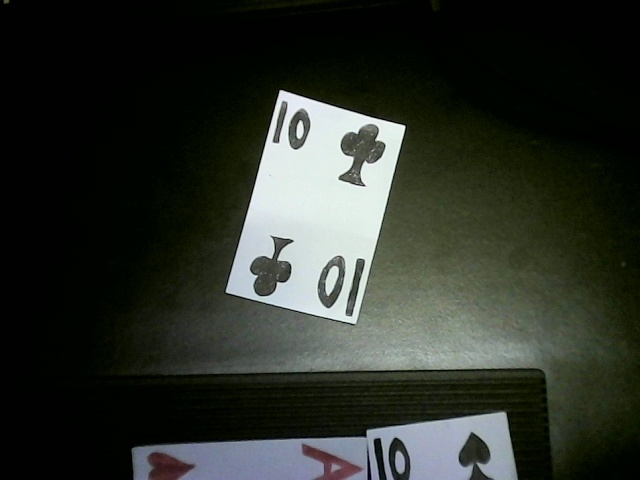
#> input picture dataset/debug_samples/carta_capturada.jpg, 640 x 480 px
$ python -i detect_player_cards_v2.py   (imports and definitions only)
#> lines starting #> are read from the running program, lines starting #| are printed output that depends on the picture; after the words box and inside, x2 and y2 are one past the last pixel; in counts of white or black regions, pixels touching at a corner belong together
#> further down, picture is the input picture: shape (480, 640, 3); mean B, G, R 41.6, 48.5, 44.3
"""Detector V2 para cartas individuales de jugadores."""

import cv2
import numpy as np

MIN_AREA = 3000
MIN_RATIO = 0.48
MAX_RATIO = 1.0


def ordenar(puntos):
    """Orden circular de cuatro puntos."""
    puntos = np.asarray(puntos, dtype=np.float32).reshape(4, 2)
    centro = puntos.mean(axis=0)

    angulos = np.arctan2(
        puntos[:, 1] - centro[1],
        puntos[:, 0] - centro[0]
    )

    puntos = puntos[np.argsort(angulos)]
    inicio = np.argmin(puntos.sum(axis=1))

    return np.roll(puntos, -int(inicio), axis=0)


def proporcion_vertices(puntos):
    """Calcula proporción usando los lados del cuadrilátero."""
    p = ordenar(puntos)

    lados = [
        np.linalg.norm(p[(i + 1) % 4] - p[i])
        for i in range(4)
    ]

    ancho = (lados[0] + lados[2]) / 2
    alto = (lados[1] + lados[3]) / 2

    if min(ancho, alto) <= 0:
        return 0

    return min(ancho, alto) / max(ancho, alto)


def candidatos(imagen, binaria):
    contornos, _ = cv2.findContours(
        binaria, cv2.RETR_EXTERNAL, cv2.CHAIN_APPROX_SIMPLE
    )

    encontrados = []

    for contorno in contornos:
        area = cv2.contourArea(contorno)

        if area < MIN_AREA:
            continue

        casco = cv2.convexHull(contorno)
        perimetro = cv2.arcLength(casco, True)

        aproximacion = cv2.approxPolyDP(
            casco, 0.02 * perimetro, True
        )

        if len(aproximacion) == 4:
            puntos = ordenar(aproximacion)
            metodo = "4 vertices"
        else:
            rect = cv2.minAreaRect(contorno)
            puntos = ordenar(cv2.boxPoints(rect))
            metodo = "rectangulo"

        proporcion = proporcion_vertices(puntos)

        if not MIN_RATIO <= proporcion <= MAX_RATIO:
            continue

        area_poligono = abs(cv2.contourArea(puntos))

        if area_poligono <= 0:
            continue

        relleno = area / area_poligono

        if relleno < 0.65:
            continue

        encontrados.append((puntos, metodo))

    return encontrados


def iou(a, b):
    a = ordenar(a)
    b = ordenar(b)

    area_a = abs(cv2.contourArea(a))
    area_b = abs(cv2.contourArea(b))

    interseccion, _ = cv2.intersectConvexConvex(a, b)

    union = area_a + area_b - interseccion

    return interseccion / union if union > 0 else 0


def detectar_cartas(imagen):
    gris = cv2.cvtColor(imagen, cv2.COLOR_BGR2GRAY)
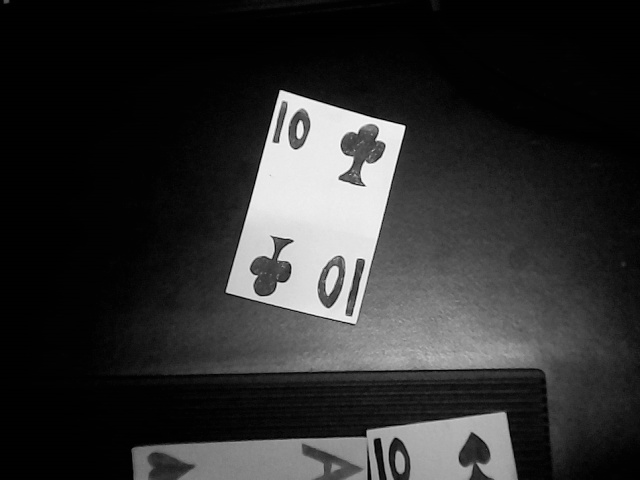
#> gris: shape (480, 640); min 0, max 252, mean 46.4
    gris = cv2.GaussianBlur(gris, (5, 5), 0)

    _, otsu = cv2.threshold(
        gris, 0, 255,
        cv2.THRESH_BINARY + cv2.THRESH_OTSU
    )
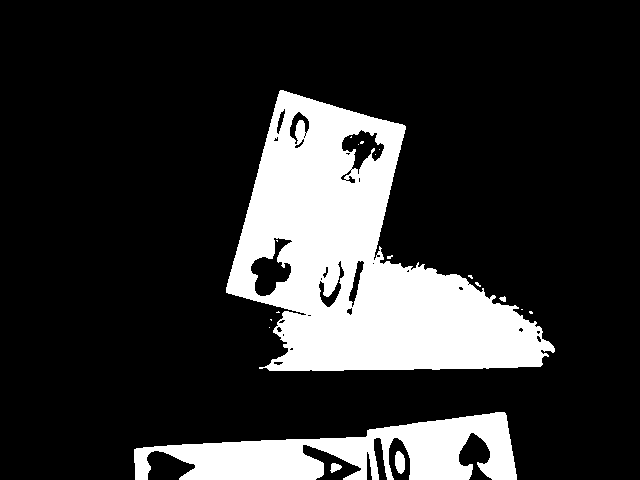
#> otsu: shape (480, 640); 19.1% white; 19 white regions (14 under 20 px), largest, box (x1, y1, x2, y2) and area: (226, 90, 555, 371) 44582, (134, 412, 517, 480) 13786, (395, 451, 405, 474) 183, (330, 463, 342, 473) 76, (499, 296, 506, 302) 28

    _, fija = cv2.threshold(
        gris, 135, 255, cv2.THRESH_BINARY
    )
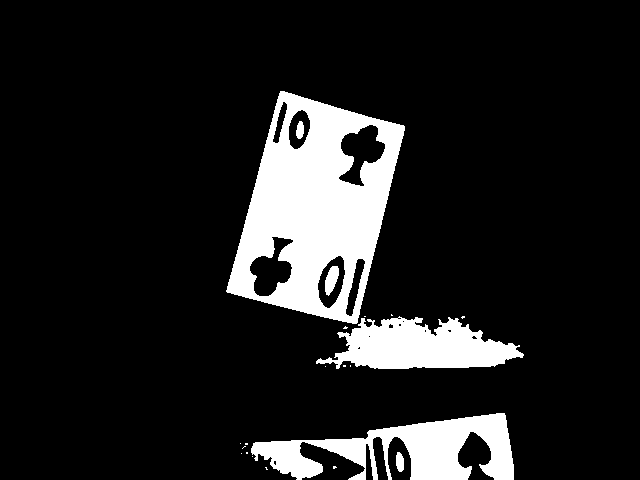
#> fija: shape (480, 640); 12.6% white; 21 white regions (15 under 20 px)

    encontrados = candidatos(imagen, otsu)
#> in candidatos, `contornos, _ = cv2.findContours( binaria, cv2.RETR_EXTERNAL, cv2.CHAIN..`: contornos = 13 contours, 9 with area under 20; largest, box (x1, y1, x2, y2) and area: (226, 90, 555, 371) 47138, (134, 412, 517, 480) 13130, (395, 451, 405, 474) 158, (330, 463, 342, 473) 60
#> the loop in candidatos, `for contorno in contornos:` made 13 passes
#> (area, perimetro, aproximacion, metodo, p in proporcion_vertices) on pass 3: (13130.5, 851.6, [[516, 474], [135, 479], [134, 449], [504, 412]], '4 vertices', [[134, 449], [504, 412], [516, 474], [135, 479]])
#> (area, perimetro, rect, metodo, lados in proporcion_vertices, ancho in proporcion_vertices) on pass 13: (47138, 994.9, ((404.5, 264.8), (274.7, 333.5), -74.97), 'rectangulo', [333.5, 274.7, 333.5, 274.7], 333.5)
#> after the loop in candidatos, `for contorno in contornos:`: encontrados = []
#> encontrados = []
    encontrados += candidatos(imagen, fija)
#> in candidatos (call 2), `contornos, _ = cv2.findContours( binaria, cv2.RETR_EXTERNAL, cv2.CHAIN..`: contornos = 19 contours, 15 with area under 20; largest, box (x1, y1, x2, y2) and area: (226, 91, 405, 324) 27102, (251, 413, 514, 480) 8203, (316, 316, 524, 369) 6608, (396, 452, 404, 472) 109
#> the loop in candidatos (call 2), `for contorno in contornos:` made 19 passes
#> (area, perimetro, metodo, p in proporcion_vertices, lados in proporcion_vertices, ancho in proporcion_vertices) on pass 19: (27101.5, 673.7, '4 vertices', [[280, 91], [404, 126], [356, 323], [226, 291]], [128.8, 202.8, 133.9, 207.2], 131.4)
#> (area, perimetro, aproximacion, metodo, p in proporcion_vertices, lados in proporcion_vertices) on pass 10: (8203, 600.4, [[513, 479], [296, 479], [251, 448], [504, 413]], '4 vertices', [[251, 448], [504, 413], [513, 479], [296, 479]], [255.4, 66.61, 217, 54.64])
#> encontrados = [([[280, 91], [404, 126], [356, 323], [226, 291]], '4 vertices')]

    encontrados.sort(
        key=lambda elemento: (
            0 if elemento[1] == "4 vertices" else 1
        )
    )

    resultados = []

    for puntos, metodo in encontrados:
        if any(iou(puntos, existente) >= 0.45
               for existente, _ in resultados):
            continue

        resultados.append((puntos, metodo))
#> this loop made 1 pass
#> metodo on pass 1: '4 vertices'
#> after the loop, resultados has the same summary as encontrados

    resultados.sort(
        key=lambda elemento: elemento[0][:, 0].mean()
    )

    return resultados

>>> import cv2
>>> picture = cv2.imread('../../dataset/debug_samples/carta_capturada.jpg')
>>> result = detectar_cartas(picture)
#> result has the same summary as encontrados in detectar_cartas
